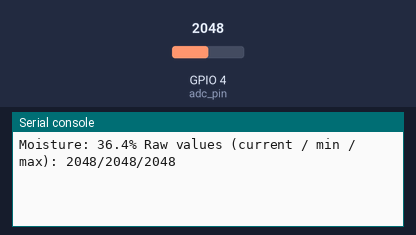
The program below on a simulated ESP32 board running MicroPython. Parts: the last lines printed to the serial console. The inputs (shaded band) are chosen by the test bench; at power-on: GPIO 4 (adc_pin) = 2048 (analog values on the 0–4095 scale).

Above: at 1.2 s.
1.3 s: GPIO 4 (adc_pin) set to 491
At 2.5 s:
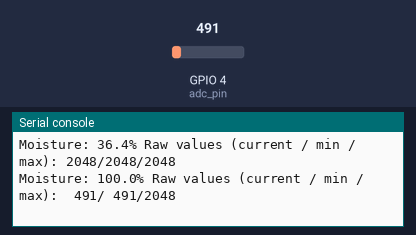
4.0 s: GPIO 4 (adc_pin) set to 0
At 5.3 s:
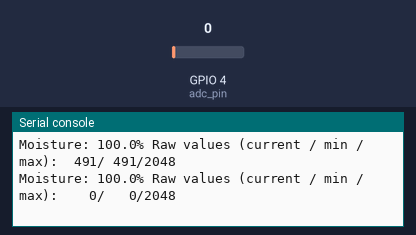
6.7 s: GPIO 4 (adc_pin) set to 1210
At 8.4 s:
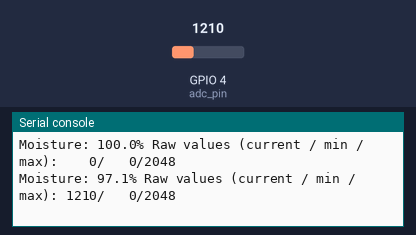
9.5 s: GPIO 4 (adc_pin) set to 491
At 11.1 s:
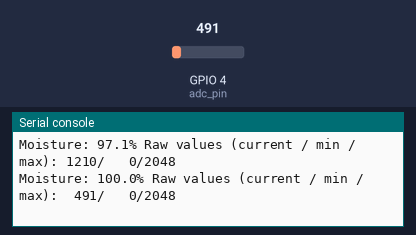

Measured:
- after the input at 1.3 s, the serial console: prints a new line after 0.70 s (image 1)
- after the input at 4.0 s, the serial console: prints a new line at once (image 2)
- after the input at 6.7 s, the serial console: prints a new line after 1.3 s (image 3)
- after the input at 9.5 s, the serial console: prints a new line after 0.50 s (image 4)

The program:

main.py
```python
from machine import Pin, ADC
from time import sleep

adc_pin = Pin(4, Pin.IN)
moist = ADC(adc_pin)
moist.atten(ADC.ATTN_11DB)       #Full range: 3.3v

theor_max = 4095     # theoretical max value
theor_min = 0        # theoretical min value
sensor_max = 2550    # measured max value of sensor
sensor_min = 1170    # measured min value of sensor
calib = (theor_max - theor_min) / (sensor_max - sensor_min) # calibration factor
min=theor_max
max=theor_min

while True:
  raw_value = moist.read()
  if raw_value < min:
    min = raw_value
  if raw_value > max:
    max = raw_value
  calib_value =  (raw_value - sensor_min) * calib

  moisture = 1 - (calib_value / theor_max)

  # Limit moisture value between 0 and 1
  if (moisture > 1):
    moisture = 1
  elif (moisture < 0):
    moisture = 0

  # print(raw_value, "\nMin: ", min, "\nMax: ", max)
  # print("Calib. Value", calib_value)
  # print("Moisture: {0:.1%}".format(moisture))

  print("Moisture: {0:.1%} Raw values (current / min / max): {1: >4}/{2: >4}/{3: >4}".format(moisture, raw_value, min,max))
  sleep(2)
```
